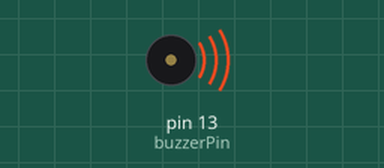
A sketch run on a simulated Arduino Uno, built with avr-gcc and run on an emulated ATmega328P. Shown: buzzer (waves = sounding).

Above: at 0.1 s.
At 0.8 s:
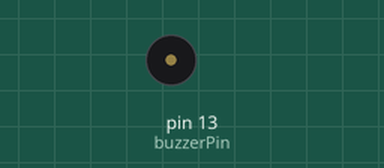
Timing chart, 0 to 2.3 s (numbered marks = the images above):
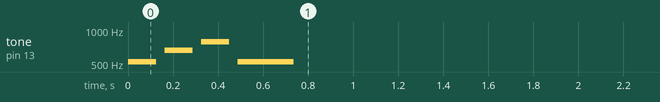

The sketch:

testLED.ino
```cpp
#include <Arduino.h>
#include <DS3231.h>

DS3231 rtc;
const int buzzerPin = 13;
#define NOTE_C5 523
#define NOTE_E5 659
#define NOTE_G5 784

int melody[] = {
    NOTE_C5, NOTE_E5, NOTE_G5, NOTE_C5};

int noteDurations[] = {
    8, 8, 8, 4};

void playMelodyCallback()
{
   for (int thisNote = 0; thisNote < 4; thisNote++)
   {
      int duration = 1000 / noteDurations[thisNote];
      tone(buzzerPin, melody[thisNote], duration);
      delay(duration * 1.30);
      noTone(buzzerPin);
   }
}

void setup()
{
   playMelodyCallback();
}

void loop()
{
}
```
